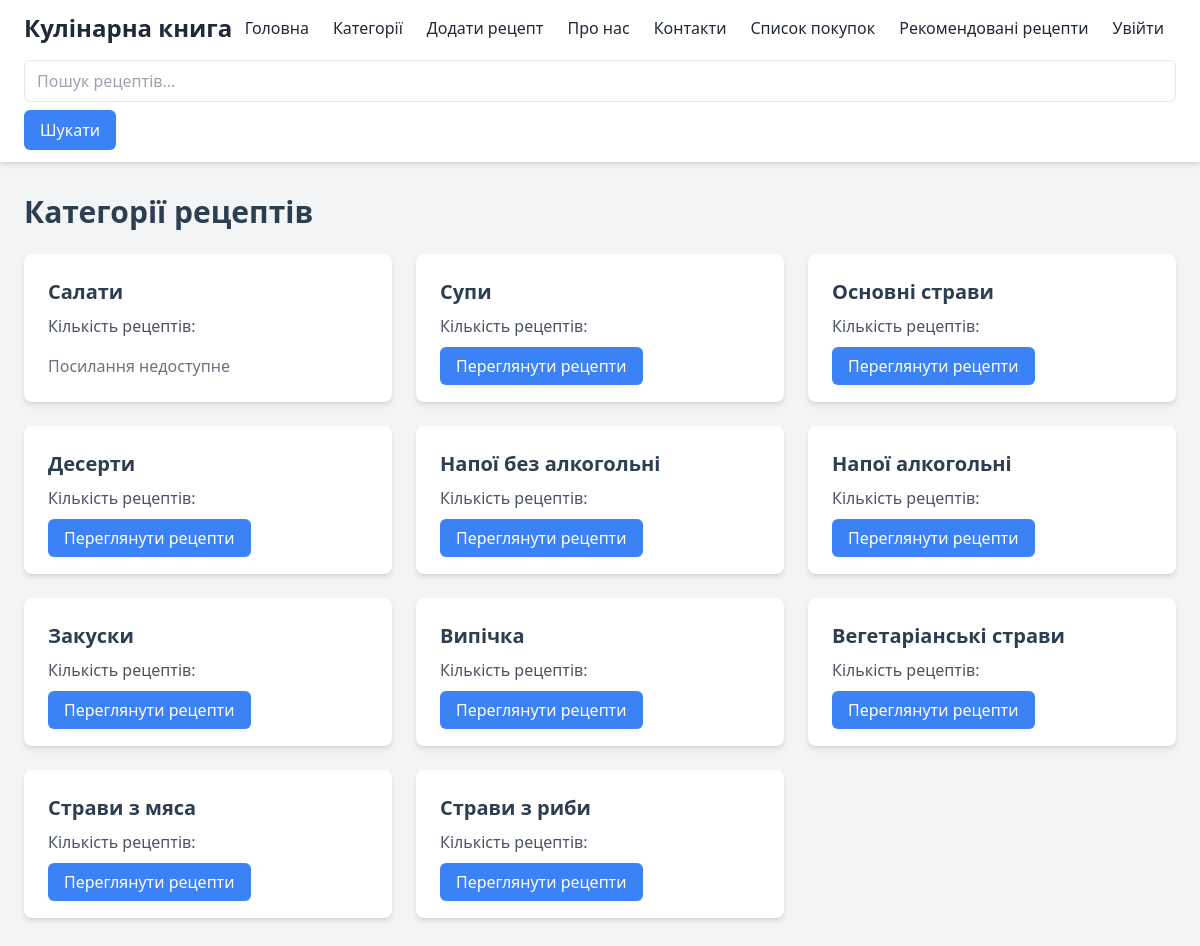
Page /categories/ on the committed database.
### recipes/models.py (models this page shows, shortened)
class Category(models.Model):
    name = models.CharField(max_length=100)
    slug = models.SlugField(unique=True, blank=True)

### recipes/views.py (the view)
# urls.py: path('categories/', views.CategoryListView.as_view(), name='category_list'),
class CategoryListView(ListView):
    model = Category
    template_name = 'category_list.html'
    context_object_name = 'categories'

### templates/category_list.html (shortened to what this page needs)
{% extends 'base.html' %}
{% load static %}
{% block content %}
<h1 class="text-3xl font-bold mb-6">Категорії рецептів</h1>
<div class="grid grid-cols-1 md:grid-cols-2 lg:grid-cols-3 gap-6">
    {% for category in categories %}
    <div class="bg-white rounded-lg shadow-md p-6">
        <h2 class="text-xl font-semibold mb-2">{{ category.name }}</h2>
        <p class="text-gray-600 mb-4">Кількість рецептів: {{ category.recipe_set.count }}</p>
        {% if category.slug %}
        <a href="{% url 'recipes:category_detail' category.slug %}" class="bg-blue-500 hover:bg-blue-600 text-white px-4 py-2 rounded-md">Переглянути рецепти</a>
        {% else %}
        <span class="text-gray-500">Посилання недоступне</span>
        {% endif %}
    </div>
    {% empty %}
    <p>Наразі немає доступних категорій.</p>
    {% endfor %}
</div>
{% endblock %}

### static/css/style.css (style rules this page uses)
:root { --primary-color: #3498db; --secondary-color: #2ecc71; --accent-color: #e74c3c; --background-color: #ecf0f1; --text-color: #2c3e50; }
body { background-color: var(--background-color); color: var(--text-color); font-family: 'Roboto', sans-serif; }

### rows in the picture
Category: name "Салати", slug "Посилання недоступне"
Category: name "Супи", slug "Переглянути рецепти"
Category: name "Основні страви", slug "Переглянути рецепти"
Category: name "Десерти", slug "Переглянути рецепти"
Category: name "Напої без алкогольні", slug "Переглянути рецепти"
Category: name "Напої алкогольні", slug "Переглянути рецепти"
Category: name "Закуски", slug "Переглянути рецепти"
Category: name "Випічка", slug "Переглянути рецепти"
Category: name "Вегетаріанські страви", slug "Переглянути рецепти"
Category: name "Страви з мяса", slug "Переглянути рецепти"
Category: name "Страви з риби", slug "Переглянути рецепти"
